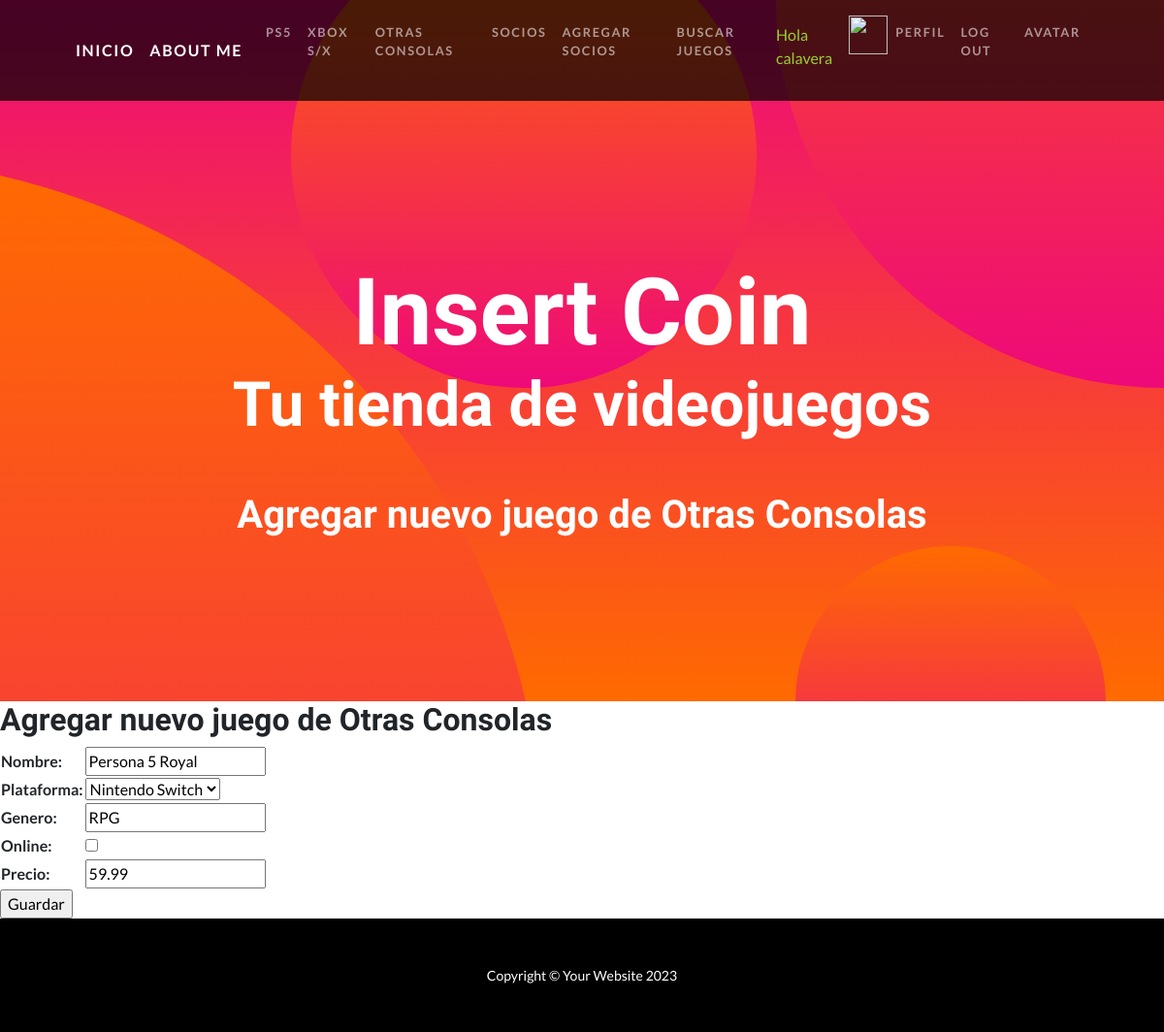
The app's page /update_otras_consolas/1 (signed in) with its own data.
### insert_coin_app/models.py (models this page shows, shortened)
class Otras_consolas(models.Model):
    PLATAFORMA_CHOICES = (
        ('PS4', 'PS4'),
        ('XBOX ONE', 'XBOX ONE'),
        ('Nintendo Switch', 'Nintendo Switch'),
        ('PC', 'PC'),
    )
    nombre= models.CharField(max_length=60)
    plataforma= models.CharField(max_length=30, choices=PLATAFORMA_CHOICES)
    genero= models.CharField(max_length=15)
    online= models.BooleanField()
    precio= models.DecimalField(max_digits=8, decimal_places=2)
    class Meta:
        verbose_name = "Otras Consolas"
        verbose_name_plural = "Otras Consolas"

### insert_coin_app/views.py (the view)
# urls.py: path('update_otras_consolas/<int:pk>', Otras_consolas_update.as_view(), name="update_otras_consolas"),
class Otras_consolas_update(LoginRequiredMixin, UpdateView):
    model = Otras_consolas
    fields = ('nombre', 'plataforma', 'genero', 'online', 'precio')
    success_url = reverse_lazy('otras_consolas')

### insert_coin_app/templates/insert_coin_app/otras_consolas_form.html (shortened to what this page needs)
{% extends 'insert_coin_app/base.html' %}
{% load static %}
{% block titulo %}
    <h1>Agregar nuevo juego de Otras Consolas</h1>
{% endblock titulo %}
{% block contenido %}
    <h2>Agregar nuevo juego de Otras Consolas</h2>
    <form action="" method="post">
       <table>
            {{ form.as_table}}
       </table>
       <input type="submit" value="Guardar">
    </form>
{% endblock contenido %}

### insert_coin_app/templates/insert_coin_app/base.html (shortened to what this page needs)
<!DOCTYPE html>
<html lang="en">
    <head>
        {% load static %}
        <link href="{% static 'insert_coin_app/css/styles.css' %}" rel="stylesheet" />
        <link rel="stylesheet" type="text/css" href="{% static 'insert_coin_app/css/styles.css' %}">
    </head>
    <body id="page-top">
        <nav class="navbar navbar-expand-lg navbar-dark navbar-custom fixed-top">
            <div class="container px-5">
                <a class="navbar-brand" href="{% url 'home' %}">Inicio</a>
                <a class="navbar-brand" href="{% url 'about_me' %}">About me</a>
                <div class="collapse navbar-collapse" id="navbarResponsive">
                    <ul class="navbar-nav ms-auto">
                        {% if user.is_authenticated %}
                        <li class="nav-item">
                            <a class="nav-link" href="{% url 'ps5' %}">PS5</a>
                        </li>
                        <li class="nav-item">
                            <a class="nav-link" href="{% url 'xbox' %}">XBox S/X</a>
                        </li>
                        <li class="nav-item">
                            <a class="nav-link" href="{% url 'otras_consolas' %}">Otras Consolas</a>
                        </li>
                        <li class="nav-item">
                            <a class="nav-link" href="{% url 'socios' %}">Socios</a>
                        </li>
                        <li class="nav-item">
                            <a class="nav-link" href="{% url 'socios_form' %}">Agregar Socios</a>
                        </li>
                        <li class="nav-item">
                            <a class="nav-link" href="{% url 'buscar_juegos' %}">Buscar juegos</a>
                        </li>
                        <li class="nav-item">
                            <p style="color: yellowgreen; margin-top: 8px;">Hola {{ user.username }}</p>
                        </li>
                        <li class="nav-item">
                            <div class="text-center">
                                <img src="{{ request.session.avatar }}" height="40px" width="40px" />
                            </div>
                        </li>
                        <li class="nav-item">
                            <a class="nav-link" href="{% url 'editar_perfil' %}">Perfil</a>
                        </li>
                        <li class="nav-item">
                            <a class="nav-link" href="{% url 'logout' %}">Log out</a>
                        </li>
                        <li class="nav-item">
                            <a class="nav-link" href="{% url 'agregar_avatar' %}">Avatar</a>
                        {% endif %}
                    </ul>
                </div>
            </div>
        </nav>
<header class="masthead text-center text-white">
    <div class="masthead-content">
        <div class="container px-5">
            <h1 class="masthead-heading mb-0">Insert Coin</h1>
            <h2 class="masthead-subheading mb-0">Tu tienda de videojuegos</h2>
            <h3>
                {% block titulo %}
                {% endblock titulo %}
            </h3>
        </div>
    </div>
    <div class="bg-circle-1 bg-circle"></div>
    <div class="bg-circle-2 bg-circle"></div>
    <div class="bg-circle-3 bg-circle"></div>
    <div class="bg-circle-4 bg-circle"></div>
</header>
{% block contenido %}
{% endblock contenido %}
        <footer class="py-5 bg-black">
            <div class="container px-5"><p class="m-0 text-center text-white small">Copyright &copy; Your Website 2023</p></div>
        </footer>
    </body>
</html>

### records on screen
Otras_consolas: nombre "Persona 5 Royal", plataforma "Nintendo Switch", genero "RPG", precio "59.99"

### other values on screen
{{ user.username }} "calavera"
